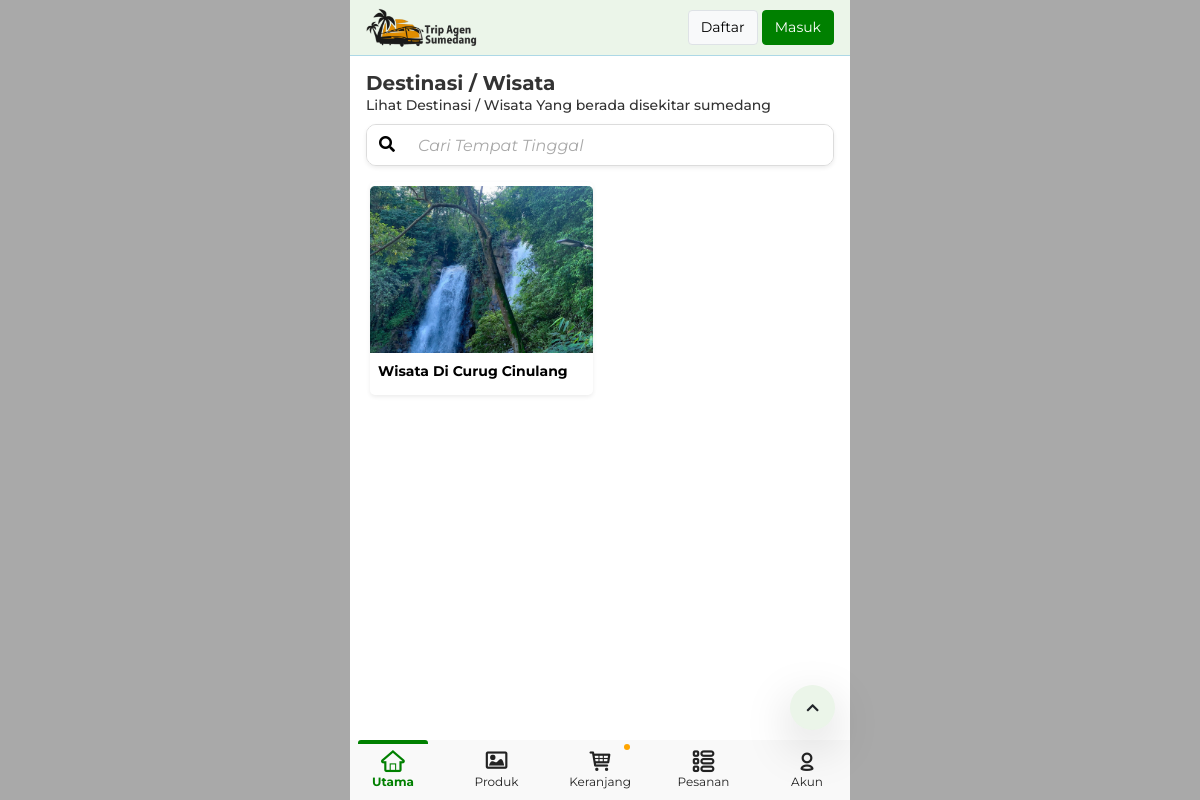
The app's page /page/destinasi with its own data.
### tables this page shows
CREATE TABLE `settings` (
  `id` int(11) NOT NULL,
  `nama` varchar(200) NOT NULL,
  `deskripsi` text NOT NULL,
  `logo` varchar(200) NOT NULL,
  `favicon` varchar(200) NOT NULL,
  `id_provinsi` int(11) NOT NULL,
  `whatsapp` varchar(200) NOT NULL DEFAULT '6285657257215'
);

CREATE TABLE `trip` (
  `id` int(11) NOT NULL,
  `judul` varchar(200) NOT NULL,
  `image` varchar(200) NOT NULL,
  `text` text NOT NULL,
  `brosur` varchar(200) NOT NULL,
  `whatsapp` varchar(200) NOT NULL
);

### application/controllers/App.php (called while the page is built, shortened)
<?php
class App extends CI_Controller {
	public function page($page = "home" , $id = "", $param="")
	{
		$response = array();
		$response['site'] = base_url();
		$response['page'] = $page;
		$response['id'] = $id;
		include("user/data_user.php");
		include("globe/settings.php");
		$response['login'] = $login;
		if($page <> "logout"){
			$response['user'] = $user;
			$this->load->view('frontend/index',$response);
			$this->load->view('frontend/'.$page,$response);
			$this->load->view('frontend/index9',$response);
		} else {
			$_SESSION['user'] = "";
			redirect($site);
			header('location:'.$site);
		}
	}
}
?>

### index.php (called while the page is built, shortened)
<?php
require_once BASEPATH.'core/CodeIgniter.php';

### application/models/Model.php (called while the page is built, shortened)
<?php
class model extends CI_Model {
	public function get_obj($table,$where = ""){
		$table = str_replace('`','',$table); $table = "#".$table."#"; $table = str_replace('# ','',$table);  $table = str_replace(' #','',$table); $table = str_replace('#','',$table);
		if(!empty($where)){
			$data = $this->db->query("SELECT * FROM `$table` WHERE $where");
			return $data->result_object();
		} else {
			$data = $this->db->query("SELECT * FROM `$table` ");
			return $data->result_object();
		}
	}
	public function row($table,$where = ""){
		$table = str_replace('`','',$table); $table = "#".$table."#"; $table = str_replace('# ','',$table);  $table = str_replace(' #','',$table); $table = str_replace('#','',$table);
		if(!empty($where)){
			$data = $this->db->query("SELECT * FROM `$table` WHERE $where");
			return $data->num_rows();
		} else {
			$data = $this->db->query("SELECT * FROM `$table` ");
			return $data->num_rows();
		}
	}
}
?>

### application/controllers/globe/settings.php (called while the page is built, shortened)
<?php
$table = "settings";
$sql = "id<>-1";
$row = $this->model->row($table,$sql);
if($row >= 1){
	$data_list = $this->model->get_obj($table,$sql);
	foreach($data_list as $data){
		$settings= $data;
	}
}
?>

### application/helpers/function_indra_helper.php (called while the page is built, shortened)
<?php
	function title($title){$title = strtolower($title);$title = preg_replace("/[^A-Za-z0-9_ ]/", '', $title);$t = explode(' ',$title);$txx = "";$x =0;foreach($t as $tx){		if($tx != ""){		if($x == 0){		$txx = $tx;	} else {		$txx .= "-".$tx;	}	$x++;	}}return $txx;}
?>

### application/views/frontend/destinasi.php (the view, shortened to what this page needs)
<?php $q = "";
?>
<div class="p-3">
<h5  style="font-weight : bold;margin:0px !important; " > Destinasi / Wisata </h5>
<p  style="font-weight : 500; font-size : 14px; margin:0px !important; " > Lihat Destinasi / Wisata Yang berada disekitar sumedang </p>
<form method="get" autocomplete="off" action="<?php echo($site) ?>page/hotel/" enctype="multipart/form-data" class="input-group mt-2 shadow-sm">
<span class="input-group-text"><button type="submit"  style="padding:0px!Important; margin:0px !important; border:0px;"  name="search" ><i class="fas fa-search"></i></button> </span>
<input name="q"  value="<?php echo($q) ;  ?>" autocomplete="off" class="form-control" type="text" placeholder="Cari Tempat Tinggal">
</form>
</div>
<div class="padding">
<?php
	$table = "trip";
	if(!empty($q)){
		$q = "%".str_replace(' ','%',$q)."%";
		$sql = "`judul` LIKE '$q' ORDER BY id DESC LIMIT 100";
	} else {
	$sql = "`id`<>-1 ORDER BY id DESC LIMIT 100";
	}
	$row = $this->model->row($table,$sql);
	if($row >= 1){ ?>
	<div class="row-product" id="row_product">
<?php
		$dd = $this->model->get_obj($table,$sql);
		foreach($dd as $product){ ?>
<div class="div-product">
<div class="card-product">
	<a href="<?php echo($site) ?>page/destinasi-detail/<?php echo (title($product->judul)."-".$product->id) ;  ?>">
	<img src="<?php echo($site) ?>images/crop/300/200/<?php echo($product->image) ;  ?>">
	</a>
	<div class="card-product-body"  style="min-height:unset!important" >
		<a href="<?php echo($site) ?>page/destinasi-detail/<?php echo (title($product->judul)."-".$product->id) ;  ?>">
		<strong  style="font-size : 14px;"  class="card-product-title"><?php echo($product->judul) ;  ?></strong>
		</a>
	</div>
</div>
</div>
		<?php
		}
?>
</div>
	<?php } ?>
</div>

### application/views/frontend/a_header.php (shortened to what this page needs)
<header class="header-main padding"  style=" border-bottom:1px solid lightblue;" >
	<div class="header-logo-main"  style="height:55px;" >
		<div class="header-logo-width w-140p" onclick="document.location.href='<?php echo($site) ?>#'; ">
		<img  style="height: 40px;width : auto!important;"  src="<?php echo($site) ?>image/<?php echo($settings->logo) ;  ?>"></div>
		<div class="header-search-width w-100-140 ps-3 " align="right">
			<?php if(empty($login)){?>
			<a class="btn btn-light border" href="<?php echo($site) ?>page/daftar" > Daftar </a>
			<a class="btn btn-success" href="<?php echo($site) ?>page/login" > Masuk </a>
			<?php } else {?>
			<a class="btn btn-light border" href="<?php echo($site) ?>page/invoice"> Pesanan</a>
			<a class="btn btn-success" href="<?php echo($site) ?>page/akun" > Akun </a>
			<?php }  ?>
		</div>
	</div>
</header>

### assets_landing/css/styles.css (style rules this page uses)
.header-main { transition: 1s!important; background: #ebf5e9; width: inherit; position: relative; z-index: 99!important; max-width: 100%!important; }
.header-logo-main { display: flex; align-items: center; justify-content: center; padding-top: 10px; padding-bottom: 10px; }
.header-logo-width { width: 90px; }
.header-logo-width img { width: 100%; }
.header-search-width { width: calc(100% - 90px); }
.padding { padding-left: 1rem; padding-right: 1rem; }
.input-group { border-radius: 10px!important; overflow: hidden; border: 1px solid gainsboro; }
.input-group * { border: 0px!important; background: white!Important; font-size: 16px!important; }
body { font-family: "Montserrat",-apple-system,BlinkMacSystemFont,"Segoe UI",Roboto,"Helvetica Neue",Arial,"Noto Sans",sans-serif,"Apple Color Emoji","Segoe UI Emoji","Segoe UI Symbol","Noto Color Emoji"; }
.input-group input { height: 40px!important; }
input, textarea, button, select { box-shadow: none!important; outline: none!important; }
a[href], a[href]:hover { text-decoration: none!important; }
.card-product, .card-product:hover { box-shadow: 0 .125rem .25rem rgba(0,0,0,.075)!important; color: black; overflow: hidden; display: block; font-size: 14px; padding-top: .25rem; padding-bottom: .25rem; border-radius: 5px; }
.card-product img { width: 100%; border-top-left-radius: 5px; border-top-right-radius: 5px; }
.card-product-body { padding: .5rem; font-size: 12px; min-height: 8rem!important; }
.card-product-title { display: block; margin-bottom: .1rem; }
.btn-success { background: green!important; border-color: green!important; }
.row-product { padding-left: .25rem; padding-right: .25rem; }
.color-black, .text-black, body { color: #333333; }
input, select, textarea { font-size: 14px!important; }
* ::placeholder { color: darkgray!important; font-style: italic; }
.btn { font-size: 14px; }
.w-100-140 { width: calc(100% - 140px); }
.w-140p { width: 140px; }
.fixed { position: fixed; }
.header-main.fixed { top: 0px!important; }
.row-product { width : 100%; display: grid; grid-template-columns: repeat(2,minmax(0,1fr)); grid-gap: 15px; gap: 15px; }
.div-product .card-product { height: 100%; display:flex; flex-wrap:wrap; justify-content:space-between; }
.div-product { flex-direction: column; }
.card-product-body a { color:black!important; }
* { scroll-behavior: smooth; }

### records on screen
settings: logo (picture)
trip: image (picture), judul "Wisata Di Curug Cinulang"
